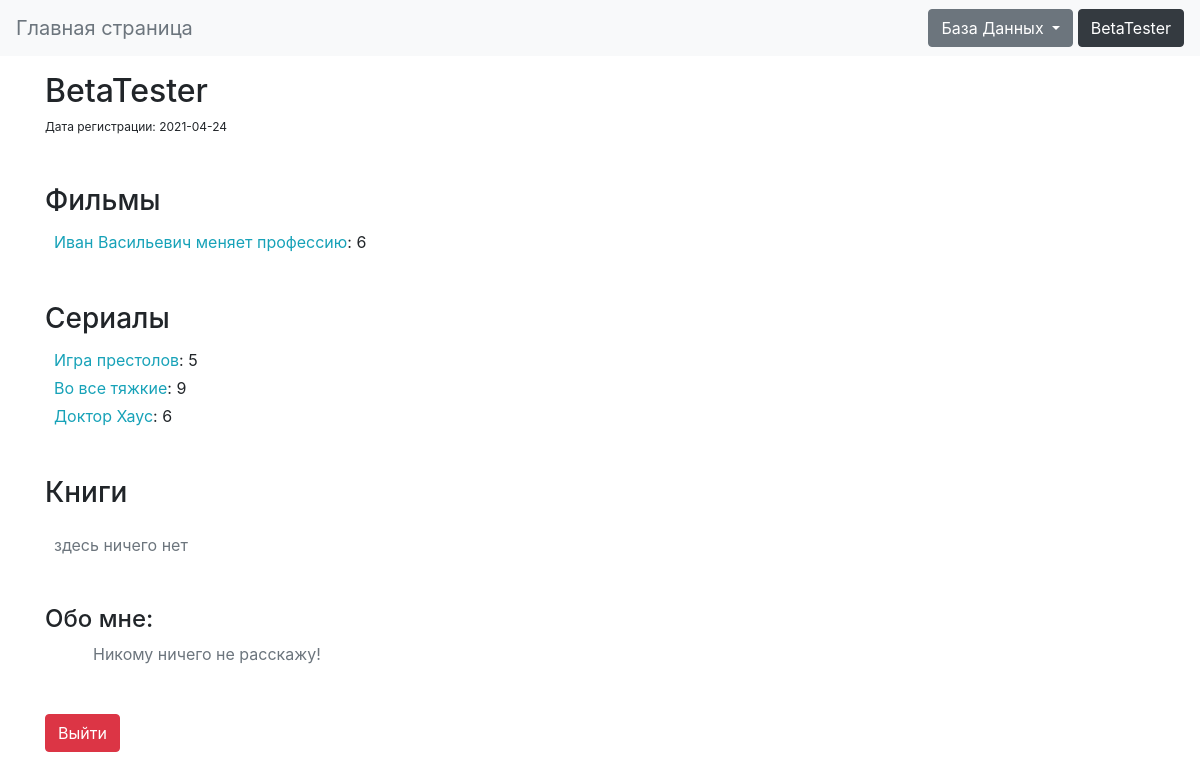
The page /profile (signed in) on the database as committed earlier.
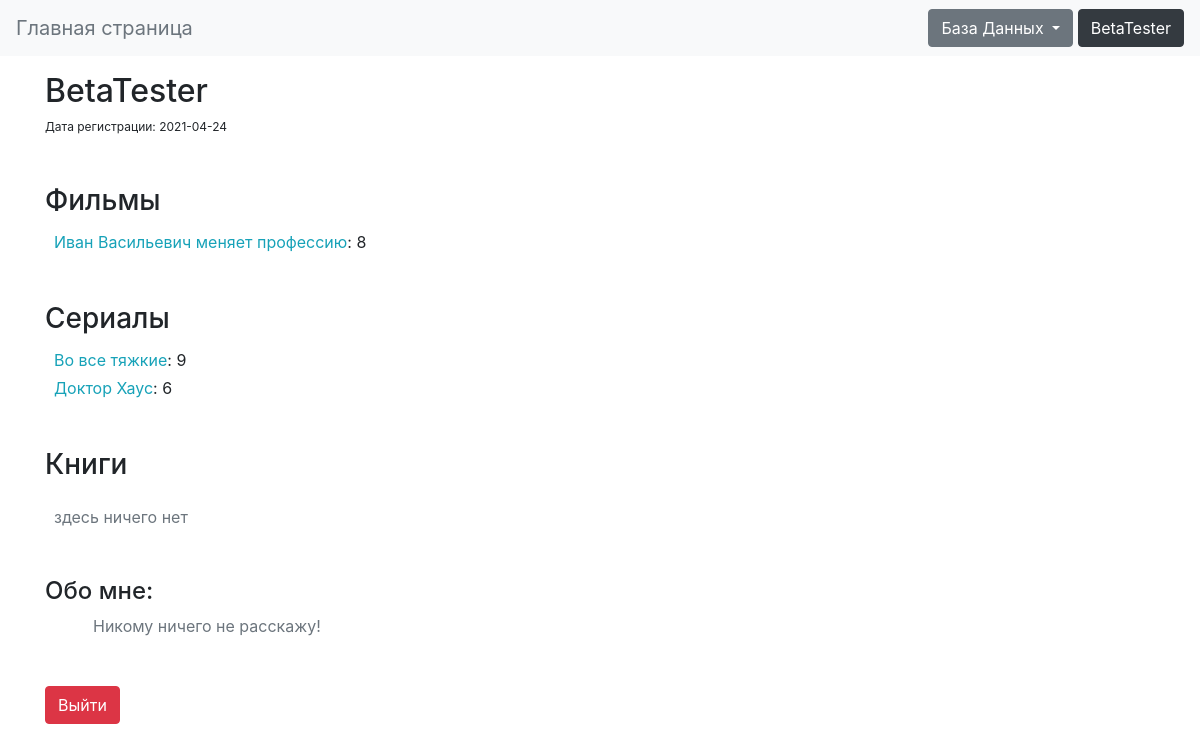
The same page on the database as committed later.
### data/users.py (models this page shows, shortened)
class User(SqlAlchemyBase, UserMixin):
    __tablename__ = 'users'
    id = sqlalchemy.Column(sqlalchemy.Integer,
                           primary_key=True, autoincrement=True)
    name = sqlalchemy.Column(sqlalchemy.String, nullable=True)
    about = sqlalchemy.Column(sqlalchemy.String, nullable=True)
    email = sqlalchemy.Column(sqlalchemy.String,
                              index=True, unique=True, nullable=True)
    hashed_password = sqlalchemy.Column(sqlalchemy.String, nullable=True)
    created_date = sqlalchemy.Column(sqlalchemy.DateTime,
                                     default=datetime.datetime.now)
    related = orm.relation("Entertain",
                             secondary="association",
                             backref="users")

### data/object_ent.py (models this page shows)
class Entertain(SqlAlchemyBase):
    __tablename__ = 'entertain'
    id = sqlalchemy.Column(sqlalchemy.Integer,
                           primary_key=True, autoincrement=True)
    title = sqlalchemy.Column(sqlalchemy.String, nullable=False)
    type = sqlalchemy.Column(sqlalchemy.String, nullable=False)
    rate = sqlalchemy.Column(sqlalchemy.Float, nullable=False, default=0)
    count = sqlalchemy.Column(sqlalchemy.Integer, default=0)
    critics = sqlalchemy.Column(sqlalchemy.String, default='')

### main.py (the view)
@app.route('/profile')
@login_required
def profile():
    films_user = []
    books_user = []
    tv_series_user = []
    films_rates = []
    books_rates = []
    tv_rates = []
    db_sess = db_session.create_session()
    films = db_sess.query(Entertain).filter(Entertain.type == 'films').all()
    books = db_sess.query(Entertain).filter(Entertain.type == 'books').all()
    tv_series = db_sess.query(Entertain).filter(Entertain.type == 'TV series').all()
    db_sess.commit()
    for i in films:
        for j in i.critics.split():
            if str(current_user.id) == j.split('-')[0]:
                films_user.append(i)
                films_rates.append(j.split('-')[1])
                break
    for i in books:
        for j in i.critics.split():
            if str(current_user.id) == j.split('-')[0]:
                books_user.append(i)
                books_rates.append(j.split('-')[1])
                break
    for i in tv_series:
        for j in i.critics.split():
            if str(current_user.id) == j.split('-')[0]:
                tv_series_user.append(i)
                tv_rates.append(j.split('-')[1])
                break
    date = str(current_user.created_date)[:10]
    length_b = len(books_user)
    length_t = len(tv_series_user)
    length_f = len(films_user)
    return render_template('profile.html', title=current_user.name, films=films_user, books=books_user,
                           TV_series=tv_series_user, films_rates=films_rates, tv_rates=tv_rates,
                           books_rates=books_rates, length_f=length_f, length_b=length_b, length_t=length_t,
                           date=date)

### data/db_session.py (called while the page is built)
def create_session() -> Session:
    global __factory
    return __factory()

### main.py (called while the page is built)
@login_manager.user_loader
def load_user(user_id):
    db_sess = db_session.create_session()
    return db_sess.query(User).get(user_id)

### templates/profile.html
{% extends "base.html" %}
{% block content %}
<div class="row mt-3">
    <h2 class="col-4">{{ current_user.name }}</h2>
</div>
<div class="row mt-auto">
    <div class="col-4 small">Дата регистрации: {{ date }}</div>
</div>
<div class="row mt-5">
    <h3 class="col-4">Фильмы</h3>
</div>
{% if films %}
{% for i in range(length_f) %}
<div class="row mt-1"><a href="/entertain/films/{{ films[i].title }}" class="text-info ml-4">{{ films[i].title }}</a>: {{
    films_rates[i]
    }}
</div>
{% endfor %}
{% else %}
<div class="row mt-3 text-muted">
    <div class="cl-12 ml-4">здесь ничего нет</div>
</div>
{% endif %}
<div class="row mt-5">
    <h3 class="col-4">Сериалы</h3>
</div>
{% if TV_series %}
{% for i in range(length_t) %}
<div class="row mt-1"><a href="/entertain/TV-series/{{ TV_series[i].title }}" class="text-info ml-4">{{ TV_series[i].title
    }}</a>: {{
    tv_rates[i] }}
</div>
{% endfor %}
{% else %}
<div class="row mt-3 text-muted">
    <div class="cl-12 ml-4">здесь ничего нет</div>
</div>
{% endif %}
<div class="row mt-5">
    <h3 class="col-4">Книги</h3>
</div>
{% if books %}
{% for i in range(length_b) %}
<div class="row mt-1"><a href="/entertain/books/{{ books[i].title }}" class="text-info ml-4">{{ books[i].title }}</a>: {{
    books_rates[i]
    }}
</div>
{% endfor %}
{% else %}
<div class="row mt-3 text-muted">
    <div class="cl-12 ml-4">здесь ничего нет</div>
</div>
{% endif %}
<h4 class="row mt-5 ml-auto">
    Обо мне:
</h4>
<div class="row mt-auto ml-5">
    {% if current_user.about != '' %}
    {{ current_user.about }}
    {% else %}
    <div class="text-muted">Никому ничего не расскажу!</div>
    {% endif %}
</div>
<a class="btn btn-danger mt-5" href="/logout" role="button">Выйти</a>
{% endblock %}

### templates/base.html (shortened to what this page needs)
<!doctype html>
<html lang="en">
<head>
    <link rel="stylesheet" href="https://maxcdn.bootstrapcdn.com/bootstrap/4.0.0/css/bootstrap.min.css"
>
</head>
<body>
<header>
    <nav class="navbar bg-light" role="navigation">
        <a class="navbar-brand text-secondary" href="/">Главная страница</a>
        <div class="dropdown ml-auto">
            <button class="btn btn-secondary dropdown-toggle" data-toggle="dropdown">
                База Данных
            </button>
        {% if current_user.is_authenticated %}
        <a class="btn btn-dark" href="/profile">{{ current_user.name }}</a>
        {% else %}
            <a class="btn btn-primary" href="/register">Зарегистрироваться</a>
            <a class="btn btn-success" href="/login">Войти</a>
        </div>
        {% endif %}
    </nav>
</header>
<main role="main" class="container">
    {% block content %}{% endblock %}</main>
</body>
</html>

### templates/base.html (style rules this page uses)
div.small { font-size: 75%; }

Rows that differ between the two databases and show on the page:
no longer on this page (row edited): Entertain: title "Игра престолов"
Other text that changed with them:
new list line: "Иван Васильевич меняет профессию"
new list line: ": 8"
list line gone: "Иван Васильевич меняет профессию"
list line gone: ": 6"
list line gone: ": 5"
